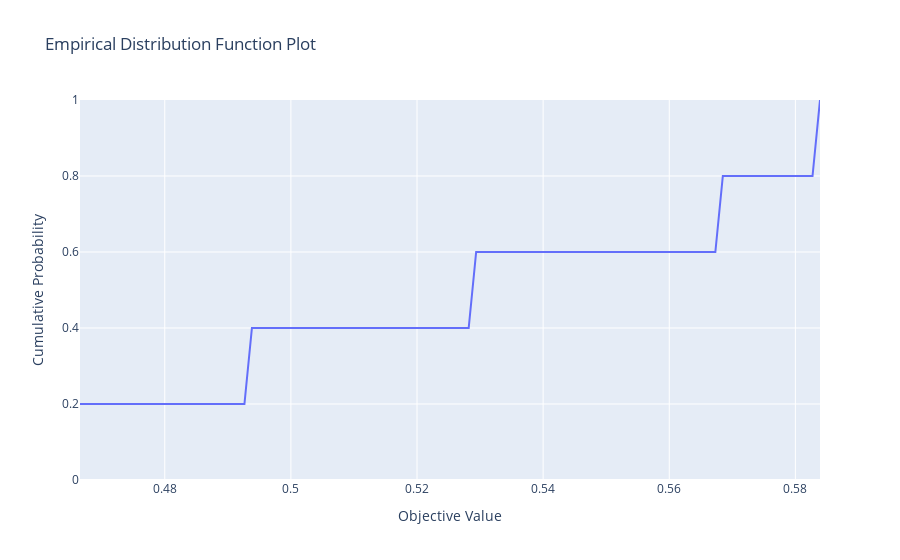

The code cell stored with this chart in its notebook:
### Code cell
# Plot EDF (Empirical Distribution Function)
plot_edf(study).show()
